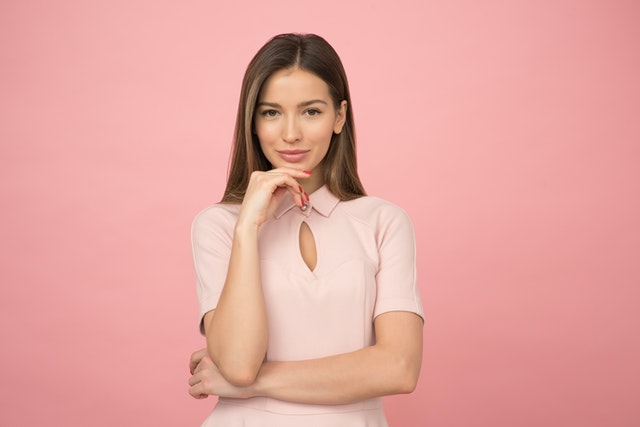
#> input picture resources/photo-small.jpg, 640 x 427 px
$ python face-detection.py
#> lines starting #> are read from the running program, lines starting #| are printed output that depends on the picture; after the words box and inside, x2 and y2 are one past the last pixel; in counts of white or black regions, pixels touching at a corner belong together
import cv2

RESOURCE_PATH = '../resources/'
FILENAME = 'photo-small.jpg'
CONFIG_CASCADE = 'haarcascade_frontalface_default.xml'

face_cascade = cv2.CascadeClassifier(RESOURCE_PATH + CONFIG_CASCADE)

#--[Defining image]--#
img = cv2.imread(RESOURCE_PATH + FILENAME)
#> img is the input picture: shape (427, 640, 3); mean B, G, R 160, 165.5, 228.4

imgGray = cv2.cvtColor(img, cv2.COLOR_BGR2GRAY)
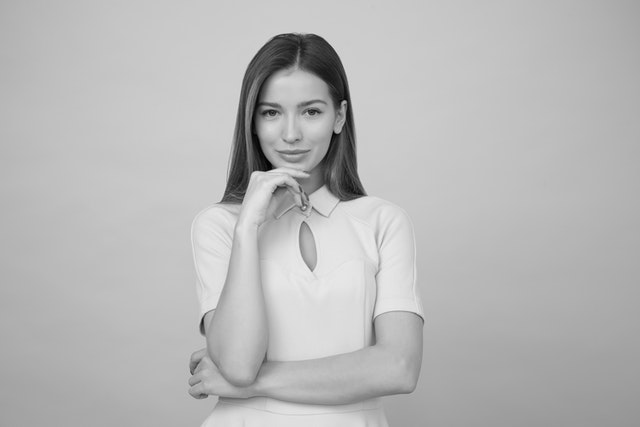
#> imgGray: shape (427, 640); min 2, max 238, mean 183.7
faces = face_cascade.detectMultiScale(imgGray, 1.1, 4)
#> faces = [[246, 77, 94, 94]]

for x,y,w,h in faces:
    cv2.rectangle(img, (x,y), (x+w,y+h), (255,0,0), 2)
#> this loop made 1 pass
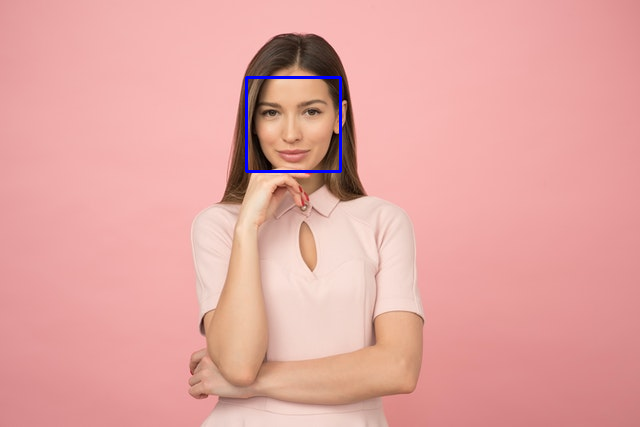
#> img: shape (427, 640, 3); 0.41% of pixels changed, all inside (x1, y1, x2, y2) = (245, 76, 342, 173)
#--[Showing image]--#
cv2.imshow('Result', img)
cv2.waitKey()

$ run again, with resources/photo-cards-small.jpg copied over resources/photo-small.jpg
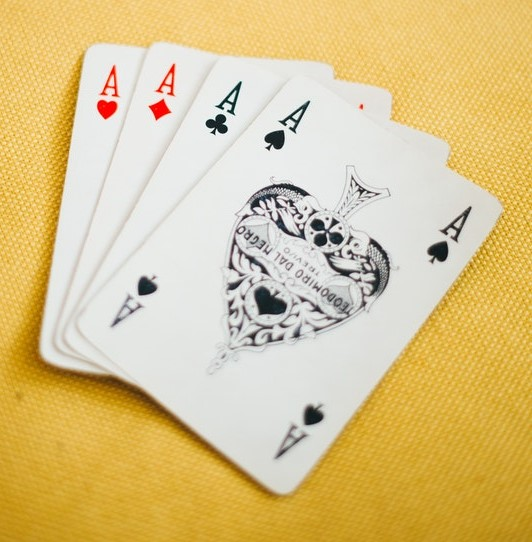
#> input picture resources/photo-cards-small.jpg, 532 x 542 px
#> img is the input picture: shape (542, 532, 3); mean B, G, R 139.4, 195.8, 218.3
#> `imgGray = cv2.cvtColor(img, cv2.COLOR_BGR2GRAY)`:
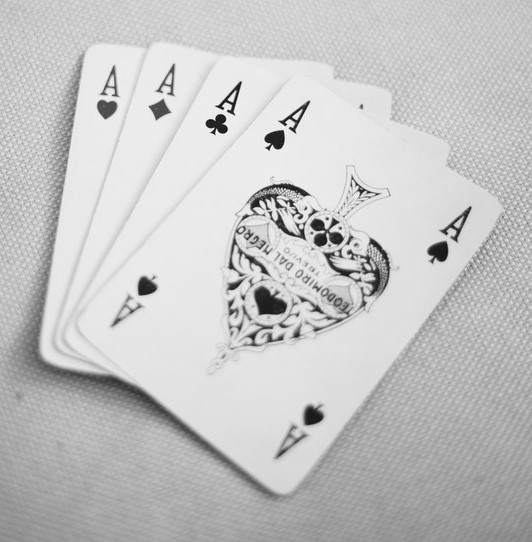
#> imgGray: shape (542, 532); min 9, max 255, mean 196.1
#> faces = ()
